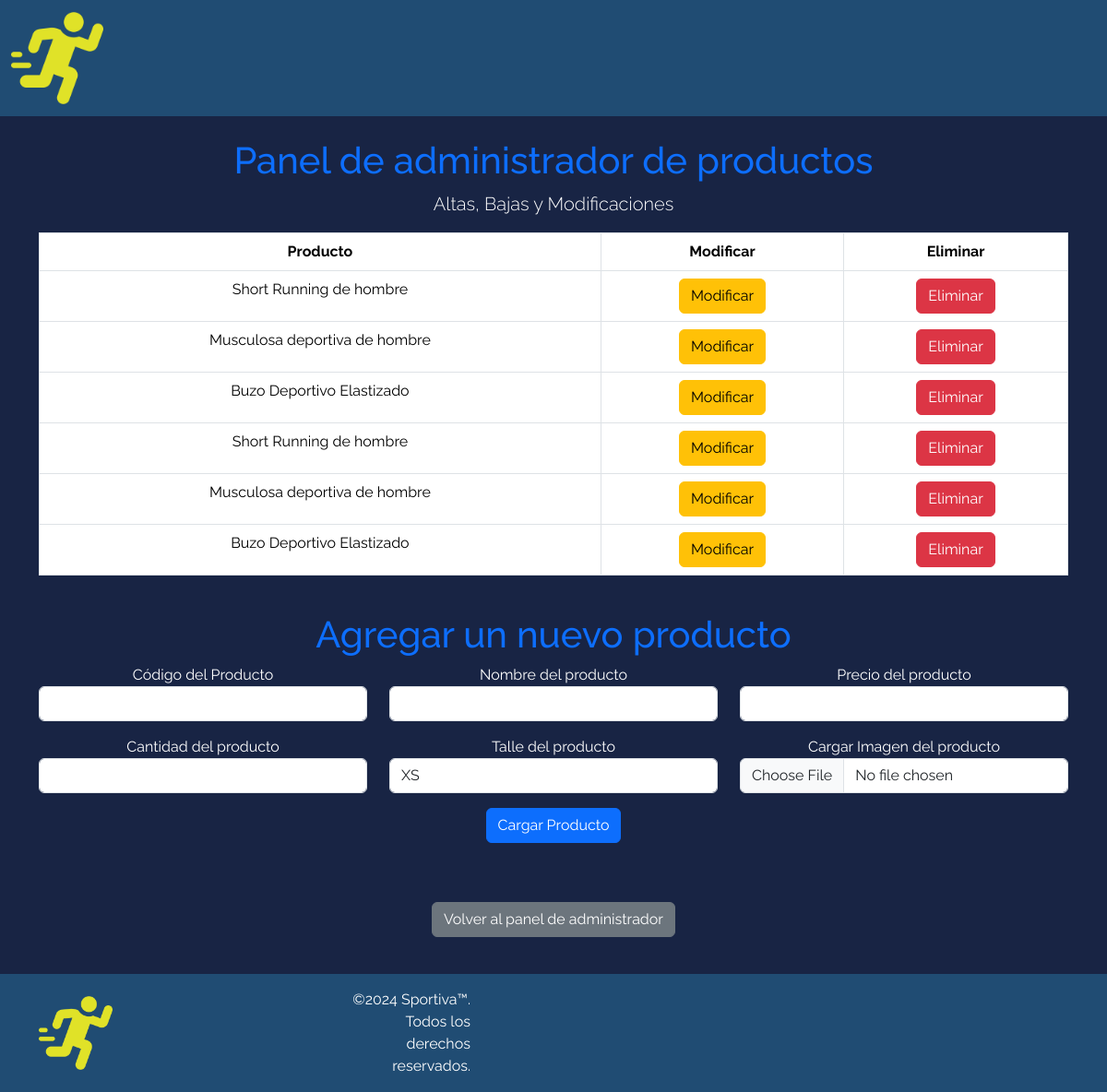
The page /Proyecto/Sportiva/admin/producto.php?nomCat=101 (signed in) on the database its author committed.
### tables this page shows
CREATE TABLE `producto` (
  `IDpro` int(8) NOT NULL,
  `nomPro` varchar(32) NOT NULL,
  `prePro` mediumint(9) NOT NULL,
  `stockPro` smallint(6) NOT NULL,
  `fotoPro` varchar(32) NOT NULL DEFAULT 'notimg.png',
  `tallePro` varchar(3) NOT NULL,
  `catPro` int(8) NOT NULL
);

### Proyecto/Sportiva/admin/producto.php (the view, shortened to what this page needs)
<?php
include_once("../componentes/headeradmin.php");
require_once("../connect/connect.php");
if ($con) {
    if (isset($_GET['nomCat'])) {
        $id = $_GET['nomCat'];
    }
    print "<div class='container mt-4 text-center'>";
    print "<h1 class='text-primary mt-4'>Panel de administrador de productos</h1>";
    print "<p class='lead' style='color: white'>Altas, Bajas y Modificaciones</p>";
    $consulta = "SELECT IDpro, nomPro FROM producto WHERE catPro='$id'";
    $resultado = mysqli_query($con, $consulta);
    if ($resultado) {
        print "
            <table class='table table-bordered'>
                <caption> </caption>
                <thead class='thead-dark'>
                    <tr>
                        <th>Producto</th>
                        <th>Modificar</th>
                        <th>Eliminar</th>
                    </tr>
                </thead>
                <tbody>
        ";
        while ($filas = mysqli_fetch_array($resultado)) {
            print "
                <tr>
                    <td>{$filas['nomPro']}</td>
                    <td><a href='modProd.php?producto={$filas['IDpro']}' class='btn btn-warning'>Modificar</a></td>
                    <td><a href='borrProd.php?producto={$filas['IDpro']}' class='btn btn-danger'>Eliminar</a></td>
                </tr>
            ";
        }
        print "</tbody></table>";
    }
    print "</div>";
}
?>
<div class="container text-center" style="margin-bottom: 40px;">
    <h1 class="text-primary mt-4">Agregar un nuevo producto</h1>
    <form action="altaProd.php" method="post" enctype="multipart/form-data" class="mb-4">
        <div class="row">
            <div class="col-md-4">
                <label for="codItem" class="text-white">Código del Producto</label>
                <input id="codItem" type="number" name="codItem" class="form-control" required />
            </div>
            <div class="col-md-4">
                <label for="nomItem" class="text-white">Nombre del producto</label>
                <input id="nomItem" type="text" name="nomItem" class="form-control" required />
            </div>
            <div class="col-md-4">
                <label for="precioItem" class="text-white">Precio del producto</label>
                <input id="precioItem" type="number" name="precioItem" class="form-control" required />
            </div>
        </div>
        <div class="row mt-3">
            <div class="col-md-4">
                <label for="stockItem" class="text-white">Cantidad del producto</label>
                <input id="stockItem" type="number" name="stockItem" class="form-control" required />
            </div>
            <div class="col-md-4">
                <label for="talleItem" class="text-white">Talle del producto</label>
                <select id="talleItem" name="talleItem" class="form-control" required>
                    <option value="XS">XS</option>
                </select>
            </div>
            <div class="col-md-4">
                <label for="archivo" class="text-white">Cargar Imagen del producto</label>
                <input id="archivo" type="file" name="archivo" class="form-control" />
            </div>
        </div>
        <div class="row mt-3">
            <div class="col-md-12">
                <button type="submit" class="btn btn-primary">Cargar Producto</button>
            </div>
        </div>
    </form>
</div>
<div class="container mt-4 text-center" style="margin-bottom: 40px;">
    <a href="index.php" class="btn btn-secondary mt-4">Volver al panel de administrador</a>
</div>
<?php require_once("../componentes/footer.php"); ?>

### Proyecto/Sportiva/css/estilos.css (style rules this page uses)
* { margin: 0; padding: 0; }
body { background-color: #182444; font-family: 'Raleway', sans-serif; min-height: 100vh; display: flex; flex-direction: column; }

### rows shown on the page
producto: nomPro "Short Running de hombre"
producto: nomPro "Musculosa deportiva de hombre"
producto: nomPro "Buzo Deportivo Elastizado"
producto: nomPro "Short Running de hombre"
producto: nomPro "Musculosa deportiva de hombre"
producto: nomPro "Buzo Deportivo Elastizado"
